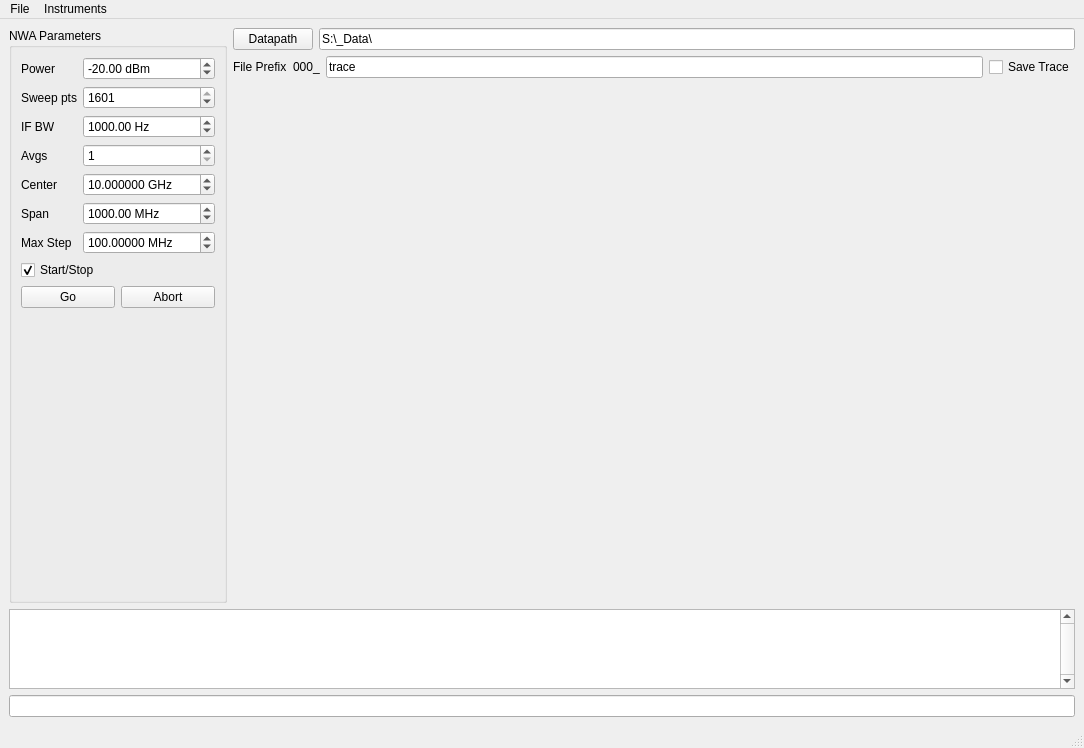
<?xml version="1.0" encoding="UTF-8"?>
<ui version="4.0">
 <class>NWAWindow</class>
 <widget class="QMainWindow" name="NWAWindow">
  <property name="geometry">
   <rect>
    <x>0</x>
    <y>0</y>
    <width>1084</width>
    <height>748</height>
   </rect>
  </property>
  <property name="windowTitle">
   <string>Network Analyzer Interface</string>
  </property>
  <widget class="QWidget" name="centralwidget">
   <layout class="QVBoxLayout" name="verticalLayout_4">
    <item>
     <layout class="QHBoxLayout" name="horizontalLayout">
      <item>
       <widget class="QGroupBox" name="groupBox">
        <property name="title">
         <string>NWA Parameters</string>
        </property>
        <layout class="QVBoxLayout" name="verticalLayout_3">
         <item>
          <layout class="QFormLayout" name="formLayout">
           <property name="fieldGrowthPolicy">
            <enum>QFormLayout::AllNonFixedFieldsGrow</enum>
           </property>
           <item row="0" column="0">
            <widget class="QLabel" name="label">
             <property name="text">
              <string>Power</string>
             </property>
            </widget>
           </item>
           <item row="1" column="0">
            <widget class="QLabel" name="label_2">
             <property name="text">
              <string>Sweep pts</string>
             </property>
            </widget>
           </item>
           <item row="2" column="0">
            <widget class="QLabel" name="label_3">
             <property name="text">
              <string>IF BW</string>
             </property>
            </widget>
           </item>
           <item row="3" column="0">
            <widget class="QLabel" name="label_4">
             <property name="text">
              <string>Avgs</string>
             </property>
            </widget>
           </item>
           <item row="4" column="0">
            <widget class="QLabel" name="centerstartLabel">
             <property name="text">
              <string>Center</string>
             </property>
            </widget>
           </item>
           <item row="5" column="0">
            <widget class="QLabel" name="spanstopLabel">
             <property name="text">
              <string>Span</string>
             </property>
            </widget>
           </item>
           <item row="0" column="1">
            <widget class="QDoubleSpinBox" name="powerSpinBox">
             <property name="suffix">
              <string> dBm</string>
             </property>
             <property name="minimum">
              <double>-100.000000000000000</double>
             </property>
             <property name="maximum">
              <double>10.000000000000000</double>
             </property>
             <property name="value">
              <double>-20.000000000000000</double>
             </property>
            </widget>
           </item>
           <item row="1" column="1">
            <widget class="QSpinBox" name="sweep_ptsSpinBox">
             <property name="maximum">
              <number>1601</number>
             </property>
             <property name="value">
              <number>1601</number>
             </property>
            </widget>
           </item>
           <item row="2" column="1">
            <widget class="QDoubleSpinBox" name="ifbwSpinBox">
             <property name="suffix">
              <string> Hz</string>
             </property>
             <property name="minimum">
              <double>10.000000000000000</double>
             </property>
             <property name="maximum">
              <double>1000000.000000000000000</double>
             </property>
             <property name="value">
              <double>1000.000000000000000</double>
             </property>
            </widget>
           </item>
           <item row="3" column="1">
            <widget class="QSpinBox" name="avgsSpinBox">
             <property name="minimum">
              <number>1</number>
             </property>
            </widget>
           </item>
           <item row="4" column="1">
            <widget class="QDoubleSpinBox" name="centerstartSpinBox">
             <property name="suffix">
              <string> GHz</string>
             </property>
             <property name="decimals">
              <number>6</number>
             </property>
             <property name="maximum">
              <double>20.000000000000000</double>
             </property>
             <property name="singleStep">
              <double>0.100000000000000</double>
             </property>
             <property name="value">
              <double>10.000000000000000</double>
             </property>
            </widget>
           </item>
           <item row="5" column="1">
            <widget class="QDoubleSpinBox" name="spanstopSpinBox">
             <property name="sizePolicy">
              <sizepolicy hsizetype="Minimum" vsizetype="Fixed">
               <horstretch>0</horstretch>
               <verstretch>0</verstretch>
              </sizepolicy>
             </property>
             <property name="suffix">
              <string> MHz</string>
             </property>
             <property name="maximum">
              <double>20000.000000000000000</double>
             </property>
             <property name="value">
              <double>1000.000000000000000</double>
             </property>
            </widget>
           </item>
           <item row="6" column="0">
            <widget class="QLabel" name="label_5">
             <property name="text">
              <string>Max Step</string>
             </property>
            </widget>
           </item>
           <item row="6" column="1">
            <widget class="QDoubleSpinBox" name="resolutionSpinBox">
             <property name="suffix">
              <string> MHz</string>
             </property>
             <property name="decimals">
              <number>5</number>
             </property>
             <property name="minimum">
              <double>0.000010000000000</double>
             </property>
             <property name="maximum">
              <double>999999999.000000000000000</double>
             </property>
             <property name="singleStep">
              <double>0.000010000000000</double>
             </property>
             <property name="value">
              <double>100.000000000000000</double>
             </property>
            </widget>
           </item>
          </layout>
         </item>
         <item>
          <widget class="QCheckBox" name="centerspanstartstopCheckBox">
           <property name="text">
            <string>Start/Stop</string>
           </property>
           <property name="checked">
            <bool>true</bool>
           </property>
          </widget>
         </item>
         <item>
          <layout class="QHBoxLayout" name="horizontalLayout_2">
           <item>
            <widget class="QPushButton" name="go_button">
             <property name="text">
              <string>Go</string>
             </property>
            </widget>
           </item>
           <item>
            <widget class="QPushButton" name="abort_button">
             <property name="text">
              <string>Abort</string>
             </property>
            </widget>
           </item>
          </layout>
         </item>
         <item>
          <spacer name="verticalSpacer">
           <property name="orientation">
            <enum>Qt::Vertical</enum>
           </property>
           <property name="sizeHint" stdset="0">
            <size>
             <width>20</width>
             <height>40</height>
            </size>
           </property>
          </spacer>
         </item>
        </layout>
       </widget>
      </item>
      <item>
       <layout class="QVBoxLayout" name="verticalLayout">
        <item>
         <layout class="QHBoxLayout" name="horizontalLayout_3">
          <item>
           <widget class="QPushButton" name="datapathButton">
            <property name="text">
             <string>Datapath</string>
            </property>
           </widget>
          </item>
          <item>
           <widget class="QLineEdit" name="datapathLineEdit">
            <property name="text">
             <string>S:\_Data\</string>
            </property>
           </widget>
          </item>
         </layout>
        </item>
        <item>
         <layout class="QHBoxLayout" name="horizontalLayout_6">
          <item>
           <widget class="QLabel" name="label_20">
            <property name="text">
             <string>File Prefix</string>
            </property>
           </widget>
          </item>
          <item>
           <widget class="QLabel" name="filenumberLabel">
            <property name="text">
             <string>000_</string>
            </property>
           </widget>
          </item>
          <item>
           <widget class="QLineEdit" name="prefixLineEdit">
            <property name="text">
             <string>trace</string>
            </property>
           </widget>
          </item>
          <item>
           <widget class="QCheckBox" name="saveCheckBox">
            <property name="text">
             <string>Save Trace</string>
            </property>
           </widget>
          </item>
         </layout>
        </item>
        <item>
         <widget class="CurveWidget" name="magplotwidget">
          <property name="orientation">
           <enum>Qt::Horizontal</enum>
          </property>
         </widget>
        </item>
        <item>
         <widget class="CurveWidget" name="phaseplotwidget">
          <property name="orientation">
           <enum>Qt::Horizontal</enum>
          </property>
         </widget>
        </item>
       </layout>
      </item>
     </layout>
    </item>
    <item>
     <layout class="QVBoxLayout" name="verticalLayout_2">
      <item>
       <widget class="QTextBrowser" name="message_box">
        <property name="sizePolicy">
         <sizepolicy hsizetype="Expanding" vsizetype="Maximum">
          <horstretch>0</horstretch>
          <verstretch>0</verstretch>
         </sizepolicy>
        </property>
        <property name="maximumSize">
         <size>
          <width>16777215</width>
          <height>80</height>
         </size>
        </property>
        <property name="verticalScrollBarPolicy">
         <enum>Qt::ScrollBarAlwaysOn</enum>
        </property>
        <property name="html">
         <string>&lt;!DOCTYPE HTML PUBLIC &quot;-//W3C//DTD HTML 4.0//EN&quot; &quot;http://www.w3.org/TR/REC-html40/strict.dtd&quot;&gt;
&lt;html&gt;&lt;head&gt;&lt;meta name=&quot;qrichtext&quot; content=&quot;1&quot; /&gt;&lt;style type=&quot;text/css&quot;&gt;
p, li { white-space: pre-wrap; }
&lt;/style&gt;&lt;/head&gt;&lt;body style=&quot; font-family:'MS Shell Dlg 2'; font-size:8.25pt; font-weight:400; font-style:normal;&quot;&gt;
&lt;p style=&quot;-qt-paragraph-type:empty; margin-top:0px; margin-bottom:0px; margin-left:0px; margin-right:0px; -qt-block-indent:0; text-indent:0px; font-size:8pt;&quot;&gt;&lt;/p&gt;&lt;/body&gt;&lt;/html&gt;</string>
        </property>
       </widget>
      </item>
      <item>
       <widget class="QLineEdit" name="cmd_lineEdit"/>
      </item>
     </layout>
    </item>
   </layout>
  </widget>
  <widget class="QMenuBar" name="menubar">
   <property name="geometry">
    <rect>
     <x>0</x>
     <y>0</y>
     <width>1084</width>
     <height>21</height>
    </rect>
   </property>
   <widget class="QMenu" name="menuFile">
    <property name="title">
     <string>File</string>
    </property>
    <widget class="QMenu" name="menuSave">
     <property name="title">
      <string>Save..</string>
     </property>
     <addaction name="actionExperimental_Settings"/>
     <addaction name="actionExperimental_and_Instrument_Settings"/>
    </widget>
    <addaction name="menuSave"/>
    <addaction name="actionLoad"/>
   </widget>
   <widget class="QMenu" name="menuInstruments">
    <property name="title">
     <string>Instruments</string>
    </property>
   </widget>
   <addaction name="menuFile"/>
   <addaction name="menuInstruments"/>
  </widget>
  <widget class="QStatusBar" name="statusbar"/>
  <action name="actionExperimental_Settings">
   <property name="text">
    <string>Experimental Settings</string>
   </property>
  </action>
  <action name="actionExperimental_and_Instrument_Settings">
   <property name="text">
    <string>Experimental and Instrument Settings</string>
   </property>
  </action>
  <action name="actionLoad">
   <property name="text">
    <string>Load</string>
   </property>
  </action>
 </widget>
 <customwidgets>
  <customwidget>
   <class>CurveWidget</class>
   <extends>QSplitter</extends>
   <header>guiqwt.plot</header>
  </customwidget>
 </customwidgets>
 <resources/>
 <connections/>
</ui>
